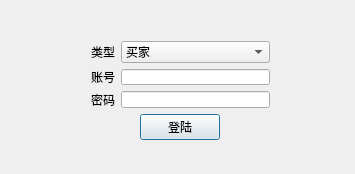
<?xml version="1.0" encoding="UTF-8"?>
<ui version="4.0">
 <class>LogDialog</class>
 <widget class="QDialog" name="LogDialog">
  <property name="geometry">
   <rect>
    <x>0</x>
    <y>0</y>
    <width>355</width>
    <height>174</height>
   </rect>
  </property>
  <property name="sizePolicy">
   <sizepolicy hsizetype="Fixed" vsizetype="Fixed">
    <horstretch>0</horstretch>
    <verstretch>0</verstretch>
   </sizepolicy>
  </property>
  <property name="windowTitle">
   <string>登陆窗口</string>
  </property>
  <widget class="QWidget" name="verticalLayoutWidget">
   <property name="geometry">
    <rect>
     <x>80</x>
     <y>30</y>
     <width>201</width>
     <height>121</height>
    </rect>
   </property>
   <layout class="QVBoxLayout" name="verticalLayout">
    <item>
     <layout class="QHBoxLayout" name="horizontalLayout">
      <item>
       <widget class="QLabel" name="label">
        <property name="text">
         <string>类型</string>
        </property>
       </widget>
      </item>
      <item>
       <widget class="QComboBox" name="typeBox">
        <property name="sizePolicy">
         <sizepolicy hsizetype="Expanding" vsizetype="Fixed">
          <horstretch>0</horstretch>
          <verstretch>0</verstretch>
         </sizepolicy>
        </property>
        <item>
         <property name="text">
          <string>买家</string>
         </property>
        </item>
        <item>
         <property name="text">
          <string>卖家</string>
         </property>
        </item>
       </widget>
      </item>
     </layout>
    </item>
    <item>
     <layout class="QFormLayout" name="formLayout_2">
      <property name="fieldGrowthPolicy">
       <enum>QFormLayout::AllNonFixedFieldsGrow</enum>
      </property>
      <item row="0" column="0">
       <widget class="QLabel" name="idLabel">
        <property name="text">
         <string>账号</string>
        </property>
       </widget>
      </item>
      <item row="0" column="1">
       <widget class="QLineEdit" name="idInput"/>
      </item>
      <item row="1" column="0">
       <widget class="QLabel" name="passwordLabel">
        <property name="text">
         <string>密码</string>
        </property>
       </widget>
      </item>
      <item row="1" column="1">
       <widget class="QLineEdit" name="passwordInput">
        <property name="echoMode">
         <enum>QLineEdit::Password</enum>
        </property>
       </widget>
      </item>
     </layout>
    </item>
    <item alignment="Qt::AlignHCenter">
     <widget class="QPushButton" name="logButton">
      <property name="sizePolicy">
       <sizepolicy hsizetype="Fixed" vsizetype="Fixed">
        <horstretch>0</horstretch>
        <verstretch>0</verstretch>
       </sizepolicy>
      </property>
      <property name="text">
       <string>登陆</string>
      </property>
     </widget>
    </item>
   </layout>
  </widget>
 </widget>
 <layoutdefault spacing="6" margin="11"/>
 <resources/>
 <connections/>
</ui>
